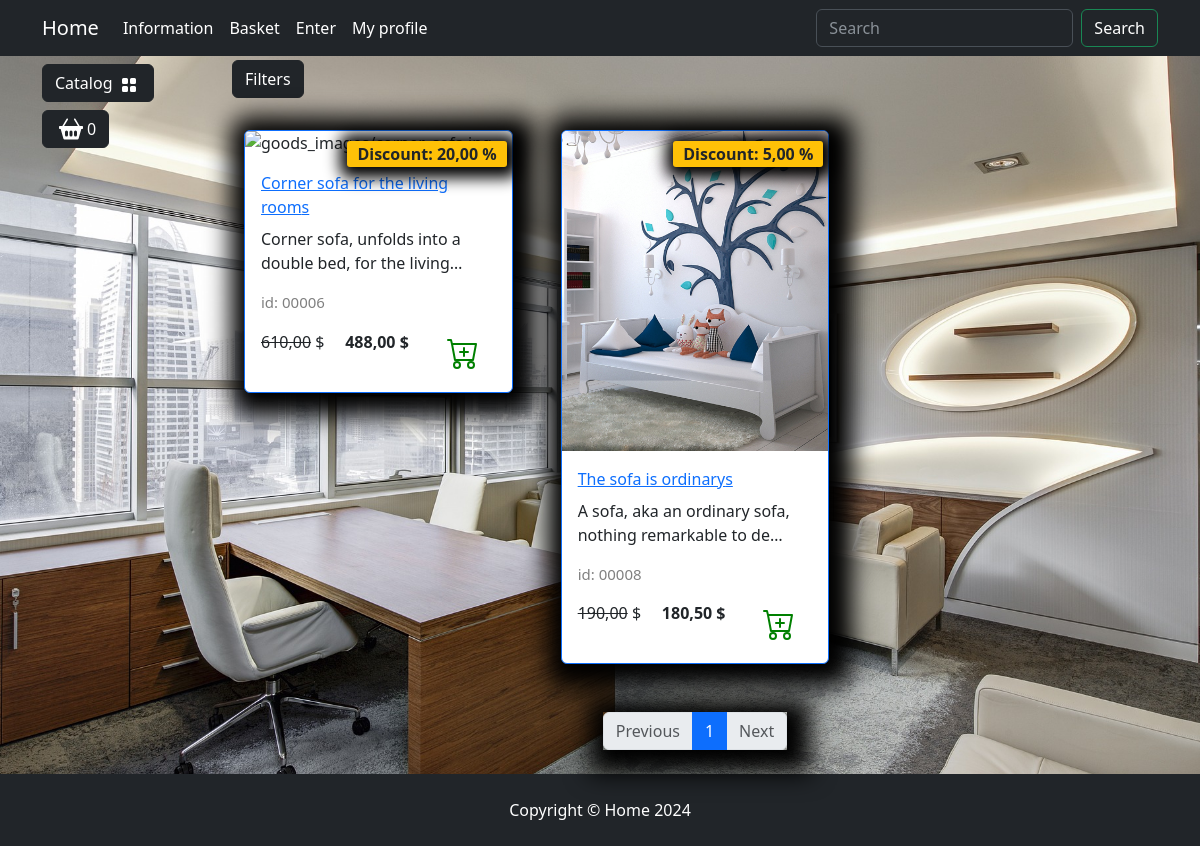
Page /catalog/living-room/ on the earlier database version.
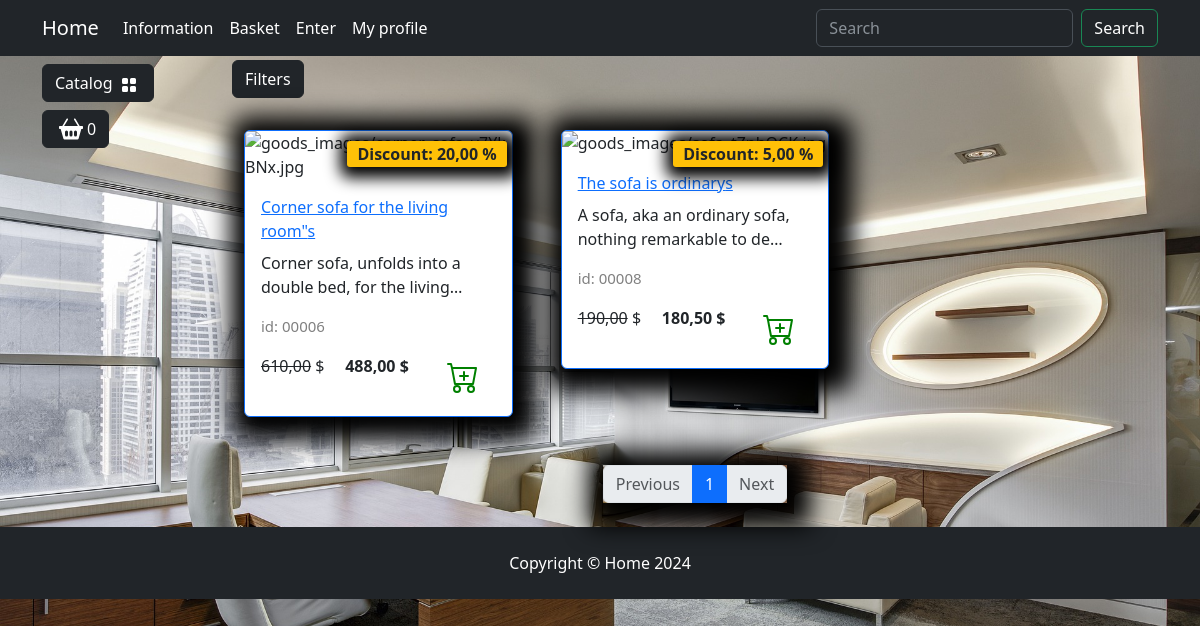
Same page on the later database version.
### goods/models.py (models this page shows, shortened)
class Products(models.Model):
    name = models.CharField(max_length=150, unique=True, verbose_name='Name')
    slug = models.SlugField(max_length=200, unique=True, blank=True, null=True, verbose_name='URL')
    description = models.TextField(blank=True, null=True, verbose_name='Description')
    image = models. ImageField(upload_to='goods_images', blank=True, null=True, verbose_name='Image')
    price = models.DecimalField(default=0.00, max_digits=7, decimal_places=2, verbose_name='Price')
    discount = models.DecimalField(default=0.00, max_digits=4, decimal_places=2, verbose_name='Discount')
    quantity = models.PositiveBigIntegerField(default=0, verbose_name='Quantity')
    category = models.ForeignKey(to=Categories, on_delete=models.CASCADE, verbose_name='Category')
    class Meta:
        db_table= 'product'
        verbose_name='Product'
        verbose_name_plural='Products'
        ordering=("id",)
    def display_id(self):
        return f"{self.id:05}"
    def sell_price(self):
        if self.discount:
            return round(self.price - self.price*self.discount/100, 2)
        return self.price

### goods/views.py (the view)
# urls.py: path('catalog/', include('goods.urls', namespace='catalog')),
def catalog(request, category_slug=None):
    page= request.GET.get('page',1)
    on_sale = request.GET.get("on_sale",None)
    order_by = request.GET.get("order_by", None)
    query = request.GET.get('q', None)
    if category_slug =='all':
       goods= Products.objects.all()
    elif query:
        goods=q_search(query)
    else:
         goods= Products.objects.filter(category__slug=category_slug)
    if on_sale:
            goods = goods.filter(discount__gt=0)
    if order_by and order_by != "default":
            goods = goods.order_by(order_by)
    paginator=Paginator(goods, 3)
    current_page=paginator.page(int(page))
    context= {
        'title':'Home - Catalog',
        'goods': current_page ,
        'slug_url': category_slug
    }
    return render(request, 'goods/catalog.html', context)

### goods/templatetags/goods_tags.py (called while the page is built)
@register.simple_tag()
def tag_categories():
    return Categories.objects.all()

@register.simple_tag(takes_context=True)
def change_params(context, **kwargs):
    query = context['request'].GET.dict()
    query.update(kwargs)
    return urlencode(query)

### goods/templates/goods/catalog.html (shortened to what this page needs)
{% extends  "main/base.html" %}
{%  load static %}
{%  load goods_tags %}
{% block content %}
 <div class="row">
                        <div class="dropdown mb-2">
                            <button class="btn btn-secondary dropdown-toggle btn-dark" type="button" data-bs-toggle="dropdown"
                                aria-expanded="false">
                                Filters
                            </button>
                        </div>
                     {% for product in goods %}
                        <div class="col-lg-4 col-md-6 p-4">
                            <div class="card border-primary rounded custom-shadow">
                            {% if product.image %}
                                <img src="{{ product.image.url }}" class="card-img-top" alt="{{ product.image.name }}">
                            {% else %}
                                <img src="{% static "deps/images/Not found image.png" %}" class="card-img-top" alt="...">
                            {% endif %}
                                <div class="card-body">
                                    <a href="{% url "catalog:product" product.slug %}">
                                        <p class="card-title">{{ product.name }}s</p>
                                    </a>
                                    <p class="card-text">{{ product.description|truncatechars:55}}</p>
                                    <p class="product_id">id: {{ product.display_id }} </p>
                                    <div class="d-flex justify-content-between">
                                      {% if product.discount %}
                                        <p><s>{{ product.price}}</s> $</p>
                                        <p><strong>{{ product.sell_price}} $</strong></p>
                                        <span class="badge bg-warning text-dark">Discount: {{product.discount}} %</span>
                                      {% else %}
                                         <p><strong>{{ product.price }}$</strong></p>
                                      {% endif %}
                                        <a href="#" class="btn add-to-cart">
                                            <img class="mx-1" src="{% static "deps/icons/cart-plus.svg" %}" alt="Catalog Icon"
                                                width="32" height="32">
                                        </a>
                                    </div>
                                </div>
                            </div>
                        </div>
                     {% endfor%}
                    </div>
{% if goods %}
    <nav aria-label="Page navigation example">
        <ul class="pagination justify-content-center my-4">
            <div class="custom-shadow d-flex">
                <li class="page-item {% if not goods.has_previous %}disabled{% endif %}">
                <a class="page-link" href="{% if goods.has_previous %}
                ?{% change_params page=goods.previous_page_number %}{% else %}
                #
                {% endif %}">Previous</a>
                </li>
                {% for page in goods.paginator.page_range %}
                {% if page >= goods.number|add:-2 and page <= goods.number|add:2 %}
                    <li class="page-item {% if goods.number == page %} active {% endif %}">
                        <a class="page-link" href="?{% change_params page=page %}">{{ page }}</a>
                    </li>
                {% endif %}
                {% endfor %}
            <li class="page-item {% if not goods.has_next %}disabled{% endif %}">
                <a class="page-link" href="{% if goods.has_next %}?{% change_params page=goods.next_page_number %}{% else %}
                #
                {% endif %}">Next</a>
                </li>
            </div>
        </ul>
    </nav>
{% endif %}
{% endblock  %}
{% block footer %}
 <footer class="py-4 bg-dark">
        <div class="container">
            <p class="m-0 text-center text-white">Copyright &copy; Home 2024</p>
        </div>
    </footer>
{% endblock %}

### main/templates/main/base.html (shortened to what this page needs)
{% load static %}
{% load goods_tags %}
<!DOCTYPE html>
<html lang="en">
<head>
    <link rel="stylesheet" href="{% static "deps/css/bootstrap/bootstrap.min.css" %}">
    <link rel="stylesheet" href="{% static "deps/css/my_css.css" %}">
</head>
<body>
    <header>
        <nav class="navbar navbar-expand-lg bg-dark" data-bs-theme="dark">
            <div class="container">
                <a class="navbar-brand" href="{% url "main:index" %}">Home</a>
                <div class="collapse navbar-collapse" id="navbarSupportedContent">
                    <ul class="navbar-nav me-auto mb-2 mb-lg-0">
                        <li class="nav-item dropdown ">
                            <a class="nav-link dropdown-toggle text-white" href="#" role="button"
                                data-bs-toggle="dropdown" aria-expanded="false">
                               Information
                            </a>
                        </li>
                        <li class="nav-item">
                            <a class="nav-link  text-white" href="carts/cart.html">Basket</a>
                        </li>
                        <li class="nav-item">
                            <a class="nav-link  text-white" href="users/login.html">Enter</a>
                        </li>
                        <li class="nav-item dropdown ">
                            <a class="nav-link dropdown-toggle text-white" href="#" role="button"
                                data-bs-toggle="dropdown" aria-expanded="false">
                               My profile
                            </a>
                        </li>
                    </ul>
                    <form class="d-flex" role="search" action="{% url "catalog:search"%}" method="get">
                        <input class="form-control me-2" type="search" name="q" placeholder="Search" aria-label="Search">
                        <button class="btn btn-outline-success text-white" type="submit">Search</button>
                    </form>
                </div>
            </div>
        </nav>
    </header>
    <section>
        <div class="container">
            <div class="row mt-1 position-fixed z-3">
                <div class="dropdown mb-2">
                    <button class="btn btn-secondary dropdown-toggle btn-dark" type="button" data-bs-toggle="dropdown"
                        aria-expanded="false">
                        Catalog
                        <img class="mx-1" src="{% static "deps/icons/grid-fill.svg" %}" alt="Catalog Icon" width="16"
                            height="16">
                    </button>
                        {% tag_categories as categories %}
                </div>
                <div>
                    <button type="button" class="btn btn-dark btn-secondary d-flex" id="modalButton"
                        aria-expanded="false">
                        <img class="mx-1" src="{% static "deps/icons/basket2-fill.svg" %}" alt="Catalog Icon" width="24"
                            height="24">
                        <span id="goods-in-cart-count">0</span>
                    </button>
                </div>
            </div>
        </div>
        <div class="container">
            <div class="row mt-1">
                <div class="col-lg-2">
                </div>
                <div class="col-lg-10">
                    {% block content %}{% endblock %}
                </div>
            </div>
        </div>
    </section>
    {% block footer %}{% endblock %}
</body>
</html>

### static/deps/css/my_css.css (style rules this page uses)
body { background-image: url("../images/bg-image.jpg"); background-repeat: no-repeat; background-attachment: fixed; background-position: center center; background-size: cover; height: 100%; }
.dropdown-toggle::after { content: none; }
.custom-shadow { box-shadow: 5px 5px 25px 19px #000000; }
.product_id { color: gray; font-size: 15px; }
.badge.bg-warning.text-dark { position: absolute; top: 10px; right: 5px; z-index: 1; padding: 5px 10px; border-radius: 3px; font-size: 1rem; box-shadow: 2px 2px 15px 9px #000000; }

Differences in the rows shown:
changed Products "Corner sofa, unfolds into a double bed, for the living…": name "Corner sofa for the living room" → "Corner sofa for the living room\""
changed Products "The sofa is ordinary": image: picture removed
